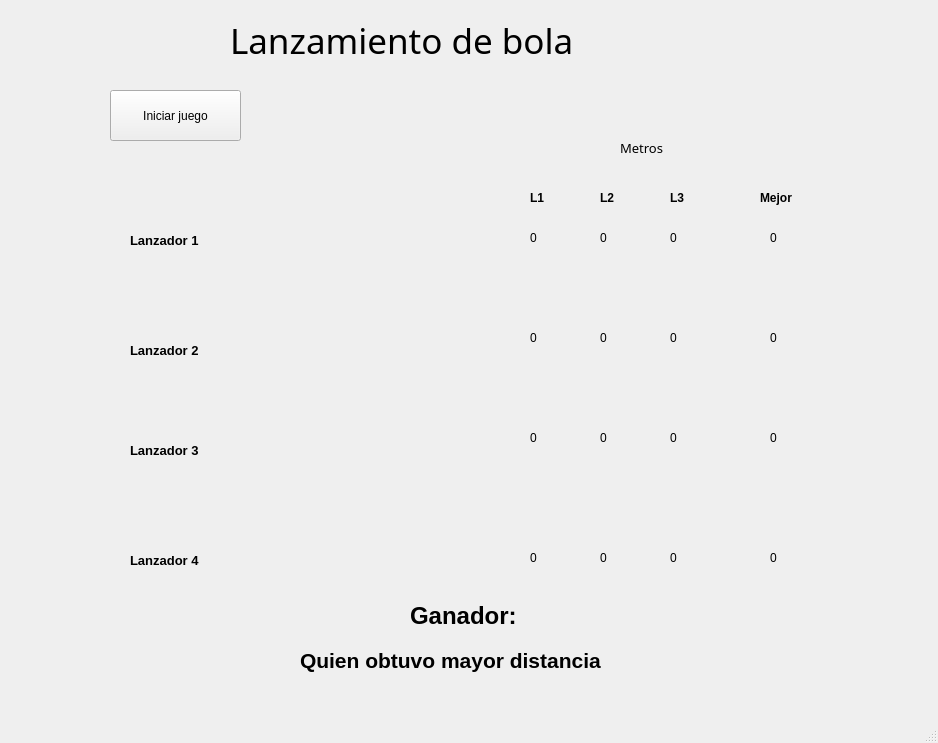
<?xml version="1.0" encoding="UTF-8"?>
<ui version="4.0">
 <class>MainWindow</class>
 <widget class="QMainWindow" name="MainWindow">
  <property name="geometry">
   <rect>
    <x>0</x>
    <y>0</y>
    <width>938</width>
    <height>743</height>
   </rect>
  </property>
  <property name="windowTitle">
   <string>MainWindow</string>
  </property>
  <widget class="QWidget" name="centralwidget">
   <widget class="QLabel" name="lanza1">
    <property name="geometry">
     <rect>
      <x>130</x>
      <y>200</y>
      <width>281</width>
      <height>81</height>
     </rect>
    </property>
    <property name="font">
     <font>
      <pointsize>10</pointsize>
      <weight>75</weight>
      <bold>true</bold>
     </font>
    </property>
    <property name="text">
     <string>Lanzador 1</string>
    </property>
   </widget>
   <widget class="QLabel" name="lanza2">
    <property name="geometry">
     <rect>
      <x>130</x>
      <y>310</y>
      <width>291</width>
      <height>81</height>
     </rect>
    </property>
    <property name="font">
     <font>
      <pointsize>10</pointsize>
      <weight>75</weight>
      <bold>true</bold>
     </font>
    </property>
    <property name="text">
     <string>Lanzador 2</string>
    </property>
   </widget>
   <widget class="QLabel" name="lanza3">
    <property name="geometry">
     <rect>
      <x>130</x>
      <y>410</y>
      <width>301</width>
      <height>81</height>
     </rect>
    </property>
    <property name="font">
     <font>
      <pointsize>10</pointsize>
      <weight>75</weight>
      <bold>true</bold>
     </font>
    </property>
    <property name="text">
     <string>Lanzador 3</string>
    </property>
   </widget>
   <widget class="QLabel" name="lanza4">
    <property name="geometry">
     <rect>
      <x>130</x>
      <y>520</y>
      <width>301</width>
      <height>81</height>
     </rect>
    </property>
    <property name="font">
     <font>
      <pointsize>10</pointsize>
      <weight>75</weight>
      <bold>true</bold>
     </font>
    </property>
    <property name="text">
     <string>Lanzador 4</string>
    </property>
   </widget>
   <widget class="QPushButton" name="botonIniciar">
    <property name="geometry">
     <rect>
      <x>110</x>
      <y>90</y>
      <width>131</width>
      <height>51</height>
     </rect>
    </property>
    <property name="text">
     <string>Iniciar juego</string>
    </property>
   </widget>
   <widget class="QLabel" name="label_5">
    <property name="geometry">
     <rect>
      <x>620</x>
      <y>140</y>
      <width>81</width>
      <height>16</height>
     </rect>
    </property>
    <property name="font">
     <font>
      <family>MV Boli</family>
      <pointsize>10</pointsize>
     </font>
    </property>
    <property name="text">
     <string>Metros</string>
    </property>
   </widget>
   <widget class="QLabel" name="ls11">
    <property name="geometry">
     <rect>
      <x>530</x>
      <y>230</y>
      <width>55</width>
      <height>16</height>
     </rect>
    </property>
    <property name="text">
     <string>0</string>
    </property>
   </widget>
   <widget class="QLabel" name="ls12">
    <property name="geometry">
     <rect>
      <x>600</x>
      <y>230</y>
      <width>55</width>
      <height>16</height>
     </rect>
    </property>
    <property name="text">
     <string>0</string>
    </property>
   </widget>
   <widget class="QLabel" name="ls13">
    <property name="geometry">
     <rect>
      <x>670</x>
      <y>230</y>
      <width>55</width>
      <height>16</height>
     </rect>
    </property>
    <property name="text">
     <string>0</string>
    </property>
   </widget>
   <widget class="QLabel" name="ls14">
    <property name="geometry">
     <rect>
      <x>770</x>
      <y>230</y>
      <width>55</width>
      <height>16</height>
     </rect>
    </property>
    <property name="text">
     <string>0</string>
    </property>
   </widget>
   <widget class="QLabel" name="ls21">
    <property name="geometry">
     <rect>
      <x>530</x>
      <y>330</y>
      <width>55</width>
      <height>16</height>
     </rect>
    </property>
    <property name="text">
     <string>0</string>
    </property>
   </widget>
   <widget class="QLabel" name="ls23">
    <property name="geometry">
     <rect>
      <x>670</x>
      <y>330</y>
      <width>55</width>
      <height>16</height>
     </rect>
    </property>
    <property name="text">
     <string>0</string>
    </property>
   </widget>
   <widget class="QLabel" name="ls24">
    <property name="geometry">
     <rect>
      <x>770</x>
      <y>330</y>
      <width>55</width>
      <height>16</height>
     </rect>
    </property>
    <property name="text">
     <string>0</string>
    </property>
   </widget>
   <widget class="QLabel" name="ls22">
    <property name="geometry">
     <rect>
      <x>600</x>
      <y>330</y>
      <width>55</width>
      <height>16</height>
     </rect>
    </property>
    <property name="text">
     <string>0</string>
    </property>
   </widget>
   <widget class="QLabel" name="ls31">
    <property name="geometry">
     <rect>
      <x>530</x>
      <y>430</y>
      <width>55</width>
      <height>16</height>
     </rect>
    </property>
    <property name="text">
     <string>0</string>
    </property>
   </widget>
   <widget class="QLabel" name="ls33">
    <property name="geometry">
     <rect>
      <x>670</x>
      <y>430</y>
      <width>55</width>
      <height>16</height>
     </rect>
    </property>
    <property name="text">
     <string>0</string>
    </property>
   </widget>
   <widget class="QLabel" name="ls34">
    <property name="geometry">
     <rect>
      <x>770</x>
      <y>430</y>
      <width>55</width>
      <height>16</height>
     </rect>
    </property>
    <property name="text">
     <string>0</string>
    </property>
   </widget>
   <widget class="QLabel" name="ls32">
    <property name="geometry">
     <rect>
      <x>600</x>
      <y>430</y>
      <width>55</width>
      <height>16</height>
     </rect>
    </property>
    <property name="text">
     <string>0</string>
    </property>
   </widget>
   <widget class="QLabel" name="ls43">
    <property name="geometry">
     <rect>
      <x>670</x>
      <y>550</y>
      <width>55</width>
      <height>16</height>
     </rect>
    </property>
    <property name="text">
     <string>0</string>
    </property>
   </widget>
   <widget class="QLabel" name="ls44">
    <property name="geometry">
     <rect>
      <x>770</x>
      <y>550</y>
      <width>55</width>
      <height>16</height>
     </rect>
    </property>
    <property name="text">
     <string>0</string>
    </property>
   </widget>
   <widget class="QLabel" name="ls41">
    <property name="geometry">
     <rect>
      <x>530</x>
      <y>550</y>
      <width>55</width>
      <height>16</height>
     </rect>
    </property>
    <property name="text">
     <string>0</string>
    </property>
   </widget>
   <widget class="QLabel" name="ls42">
    <property name="geometry">
     <rect>
      <x>600</x>
      <y>550</y>
      <width>55</width>
      <height>16</height>
     </rect>
    </property>
    <property name="text">
     <string>0</string>
    </property>
   </widget>
   <widget class="QLabel" name="label_6">
    <property name="geometry">
     <rect>
      <x>530</x>
      <y>190</y>
      <width>31</width>
      <height>16</height>
     </rect>
    </property>
    <property name="font">
     <font>
      <weight>75</weight>
      <bold>true</bold>
     </font>
    </property>
    <property name="text">
     <string>L1</string>
    </property>
   </widget>
   <widget class="QLabel" name="label_7">
    <property name="geometry">
     <rect>
      <x>600</x>
      <y>190</y>
      <width>31</width>
      <height>16</height>
     </rect>
    </property>
    <property name="font">
     <font>
      <weight>75</weight>
      <bold>true</bold>
     </font>
    </property>
    <property name="text">
     <string>L2</string>
    </property>
   </widget>
   <widget class="QLabel" name="label_8">
    <property name="geometry">
     <rect>
      <x>670</x>
      <y>190</y>
      <width>31</width>
      <height>16</height>
     </rect>
    </property>
    <property name="font">
     <font>
      <weight>75</weight>
      <bold>true</bold>
     </font>
    </property>
    <property name="text">
     <string>L3</string>
    </property>
   </widget>
   <widget class="QLabel" name="label_9">
    <property name="geometry">
     <rect>
      <x>760</x>
      <y>190</y>
      <width>41</width>
      <height>16</height>
     </rect>
    </property>
    <property name="font">
     <font>
      <weight>75</weight>
      <bold>true</bold>
     </font>
    </property>
    <property name="text">
     <string>Mejor</string>
    </property>
   </widget>
   <widget class="QLabel" name="label_10">
    <property name="geometry">
     <rect>
      <x>410</x>
      <y>600</y>
      <width>131</width>
      <height>31</height>
     </rect>
    </property>
    <property name="font">
     <font>
      <family>Nirmala UI</family>
      <pointsize>18</pointsize>
      <weight>75</weight>
      <bold>true</bold>
     </font>
    </property>
    <property name="text">
     <string>Ganador: </string>
    </property>
   </widget>
   <widget class="QLabel" name="ganador">
    <property name="geometry">
     <rect>
      <x>300</x>
      <y>640</y>
      <width>401</width>
      <height>41</height>
     </rect>
    </property>
    <property name="font">
     <font>
      <family>Nirmala UI</family>
      <pointsize>16</pointsize>
      <weight>75</weight>
      <bold>true</bold>
     </font>
    </property>
    <property name="text">
     <string>Quien obtuvo mayor distancia </string>
    </property>
   </widget>
   <widget class="QLabel" name="label_12">
    <property name="geometry">
     <rect>
      <x>230</x>
      <y>20</y>
      <width>531</width>
      <height>41</height>
     </rect>
    </property>
    <property name="font">
     <font>
      <family>OCR A Extended</family>
      <pointsize>26</pointsize>
     </font>
    </property>
    <property name="text">
     <string>Lanzamiento de bola</string>
    </property>
   </widget>
   <widget class="QLabel" name="label">
    <property name="geometry">
     <rect>
      <x>30</x>
      <y>190</y>
      <width>81</width>
      <height>81</height>
     </rect>
    </property>
    <property name="text">
     <string/>
    </property>
    <property name="pixmap">
     <pixmap>person-playing-handball_1f93e.png</pixmap>
    </property>
    <property name="scaledContents">
     <bool>true</bool>
    </property>
   </widget>
   <widget class="QLabel" name="label_2">
    <property name="geometry">
     <rect>
      <x>30</x>
      <y>310</y>
      <width>81</width>
      <height>81</height>
     </rect>
    </property>
    <property name="text">
     <string/>
    </property>
    <property name="pixmap">
     <pixmap>person-playing-handball_1f93e.png</pixmap>
    </property>
    <property name="scaledContents">
     <bool>true</bool>
    </property>
   </widget>
   <widget class="QLabel" name="label_3">
    <property name="geometry">
     <rect>
      <x>30</x>
      <y>420</y>
      <width>81</width>
      <height>81</height>
     </rect>
    </property>
    <property name="text">
     <string/>
    </property>
    <property name="pixmap">
     <pixmap>person-playing-handball_1f93e.png</pixmap>
    </property>
    <property name="scaledContents">
     <bool>true</bool>
    </property>
   </widget>
   <widget class="QLabel" name="label_4">
    <property name="geometry">
     <rect>
      <x>30</x>
      <y>520</y>
      <width>81</width>
      <height>81</height>
     </rect>
    </property>
    <property name="text">
     <string/>
    </property>
    <property name="pixmap">
     <pixmap>person-playing-handball_1f93e.png</pixmap>
    </property>
    <property name="scaledContents">
     <bool>true</bool>
    </property>
   </widget>
  </widget>
  <widget class="QMenuBar" name="menubar">
   <property name="geometry">
    <rect>
     <x>0</x>
     <y>0</y>
     <width>938</width>
     <height>26</height>
    </rect>
   </property>
  </widget>
  <widget class="QStatusBar" name="statusbar"/>
 </widget>
 <resources/>
 <connections/>
</ui>
